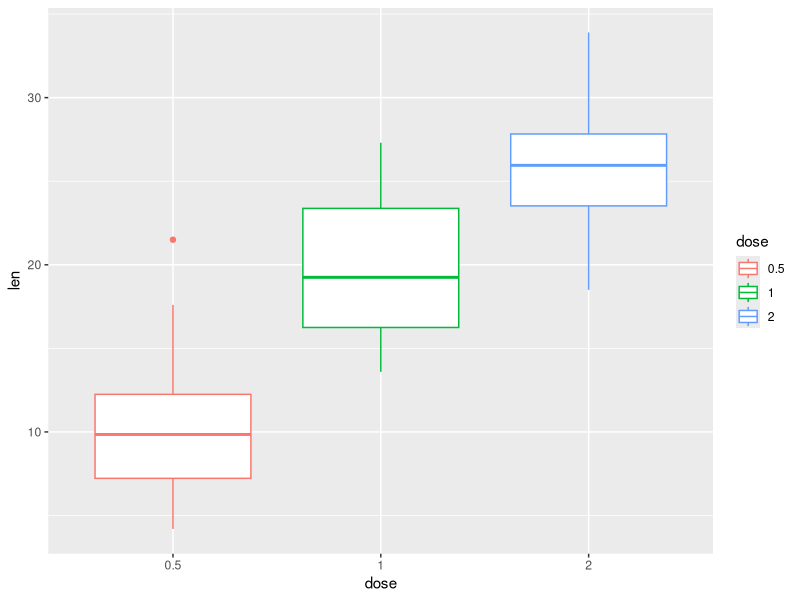

Here is the R script that generated this plot: (Note: this script raises an error after producing the figure.)
## ---- chunk 1
knitr::opts_chunk$set(echo = TRUE)

#install.packages("tidyverse)
library("tidyverse")

## ---- chunk 2

data("ToothGrowth")

ToothGrowth_df <- ToothGrowth
  #group_by(supp, dose) %>%
  #summarize(n=n(), mean = mean(len), sd = sd(len))

head(ToothGrowth_df) # prints the first 6 rows of the dataframe
#tail(ToothGrowth_df) # prints the last 6 rows of the dataframe
## ---- chunk 3

data("ToothGrowth")

ToothGrowth_df2 <- ToothGrowth 
  # start here. Don't forget to pipe!

ToothGrowth_df2
## ---- chunk 4

data("iris")


iris_df <- iris 
    # start here. Don't forget to pipe!


iris_df

## ---- chunk 5

# import tab separated text files
data <- read.delim("./DGE.tsv", sep="\t")

DGE_df1 <- data


head(DGE_df1,10)

## ---- chunk 6
# import tab separated text files
data <- read.delim("./DGE.tsv", sep="\t")
gene_lengths <- read.delim("./gene_ids.tsv", sep="\t")

# library sizes (million mapped reads = MMR)
expo1_MMR <- sum(data$expo_rep1) / 1000000
expo2_MMR <- sum(data$expo_rep2) / 1000000
stat1_MMR <- sum(data$stat_rep1) / 1000000
stat2_MMR <- sum(data$stat_rep2) / 1000000


# custom function that will be applied to dataframe
get_pvalue <- function(RPKM_a1,RPKM_a2,RPKM_b1,RPKM_b2){ 
  pval= t.test( x = c(RPKM_a1,RPKM_a2),
                y = c( RPKM_b1,RPKM_b2) )$p.value
  
  if(is.na(pval)){pval = 1}
  if(pval == Inf){pval = 1}
  if(pval == -Inf){pval = 0.0001}

  return(pval)
}


regulation <- function(log2fc, pval){
  if(log2fc > 1 & pval < 0.05 ){return('upregulated')}
  else if(log2fc < -1 & pval < 0.05 ){return('downregulated')}
  else{return('unchanged')}
}



# Start here. build up the dataframe layer-by-layer using piping. 
# Don't uncomment the code until the instructions tell you to. 

DGE_df2 <- data

  #mutate(expo_RPKM_rep1 = expo_rep1 / (length / 1000)  / expo1_MMR   )
 

  #rowwise() %>%
    #mutate(expo_mean_RPKM = mean(c(expo_RPKM_rep1, expo_RPKM_rep2)) ) 



nrow(DGE_df2) # count rows
head(DGE_df2,10) # print first 10 rows of DGE dataframe

#write.table(DGE_df2, "./DGE_analysis.tsv", sep="\t", row.name=FALSE)
## ---- chunk 7

#gene_lengths$gene_id <- as.character( gene_lengths$gene_id  ) # convert gene_id to character type
head(gene_lengths,3)

## ---- chunk 8

## BUG Change to ToothGrowth_df2 !!

#ToothGrowth_df2$"dose (ug/day)" <- as.integer( ToothGrowth_df2$"dose (ug/day)" )  # convert dose to integer
head(ToothGrowth_df2,3)

## ---- chunk 9

#iris_df$part <- as.factor( iris_df$part )   # convert part to factor
#iris_df$part <- factor( iris_df$part, levels=c("Sepal","Petal") ) # convert part to factor and/or re-level
head(iris_df)

## ---- chunk 10


head(DGE_df2)
## ---- chunk 11


head(DGE_df1)
## ---- chunk 12


## ---- chunk 13

ToothGrowth_df3 <- ToothGrowth
ToothGrowth_df3$dose <- as.factor(ToothGrowth_df3$dose) 

ggplot(ToothGrowth_df3, aes( x = dose, y = len, color = dose)) +
  geom_boxplot() 
#  geom_jitter(size = 1, position = position_dodge(.75)) 
#  theme_classic() 
#  facet_wrap(~supp) 
#  scale_color_manual(values=c("blue", "red", "orange")) 
#  labs(x="Dose (mg/day)", y="Length",title="Tooth Growth") 
#  scale_y_continuous(limits = c(0,40)) 
#  theme(plot.title = element_text(hjust = 0.5, size = 14) ) 
#  theme(axis.text = element_text(size = 10, color="black") ) 
#  theme(axis.title = element_text( size = 10) ) 
#  theme(legend.position = 'none')

#ggsave('toothgrowth_plot.png', device = 'png', path='./', dpi = 50)

## ---- chunk 14

#dataframe for volcano plot
DGE_df3 <- data %>%
  merge(gene_lengths, by="gene_id", all.x=TRUE) %>%
  mutate(expo_RPKM_rep1 = expo_rep1 / (length / 1000)  / expo1_MMR   ) %>%
  mutate(expo_RPKM_rep2 = expo_rep2 / (length / 1000)  / expo2_MMR   ) %>%
  mutate(stat_RPKM_rep1 = stat_rep1 / (length / 1000)  / stat1_MMR   ) %>%
  mutate(stat_RPKM_rep2 = stat_rep2 / (length / 1000)  / stat2_MMR   ) %>%
  select(gene_id, expo_RPKM_rep1, expo_RPKM_rep2, stat_RPKM_rep1, stat_RPKM_rep2) %>%
 rowwise() %>%
  mutate(expo_mean_RPKM = mean(c(expo_RPKM_rep1, expo_RPKM_rep2)) ) %>%
  mutate(stat_mean_RPKM = mean(c(stat_RPKM_rep1, stat_RPKM_rep2)) ) %>%
  mutate(log2FC = log2((expo_mean_RPKM+1)/(stat_mean_RPKM+1))) %>%
  mutate(pvalue = get_pvalue(expo_RPKM_rep1,
                             expo_RPKM_rep2,
                             stat_RPKM_rep1,
                             stat_RPKM_rep2) )%>%
  select(-expo_RPKM_rep1, -expo_RPKM_rep2,-stat_RPKM_rep1,-stat_RPKM_rep2) %>%
  mutate(regulation = regulation(log2fc = log2FC, pval = pvalue)) %>%
  arrange(desc(regulation))

head(DGE_df3)
## ---- chunk 15

ggplot(data = ..., mapping = aes( x = ..., y = -log10(pvalue), color = ...))



#ggsave('DGE_volcano_plot.pdf', path='./', device = 'pdf', width = 10, height = 10)

